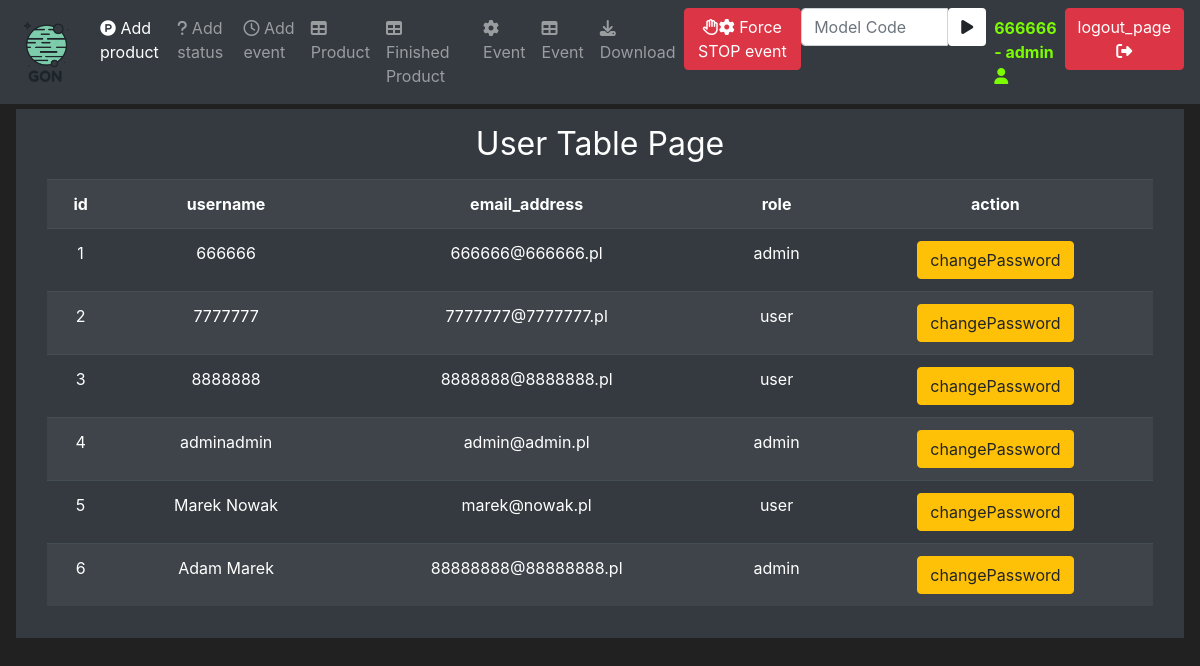
Screenshot of /userTable (signed in) with the database file from the repository.
### mainApp/models/user.py (models this page shows, shortened)
class User(UserMixin, db.Model):
    id = db.Column(db.Integer, primary_key=True, unique=True)
    username = db.Column(db.String(100), unique=True)
    password_hash = db.Column(db.String())
    email_address = db.Column(db.String())
    role = db.Column(db.Integer)

### mainApp/auth/auth.py (the view, shortened to what this page needs)
@app.route('/userTable', methods=['GET', 'POST'])
@login_required
@admin_check
def user_table_page():
    form = ChangePassword()
    if form.errors != {}:  # validation errors
        for err_msg in form.errors.values():
            flash(
                f'There was an error with creating a user: {err_msg}', category='danger')
    users = User.query.all()
    return render_template('userTable.html', users=users, form=form)

### mainApp/auth/forms.py
class ChangePassword(FlaskForm):
    userID = HiddenField(label='userID:')
    password1 = PasswordField(label='Password:', validators=[
                              Length(min=6), DataRequired()])
    password2 = PasswordField(label='Confirm Password:', validators=[
                              EqualTo('password1'), DataRequired()])
    submit = SubmitField(label=gettext('Submit'))

### mainApp/auth/auth.py (called while the page is built)
def admin_check(func):
    @wraps(func)
    def wrapper(*args, **kwargs):
        if current_user.is_anonymous:
            return redirect(url_for('login_page'))
        elif current_user.role == "admin":
            print("you are admin")
        else:
            flash(f'You are not admin!', category='danger')
            return render_template('404.html')
        return func(*args, **kwargs)
    return wrapper

### mainApp/models/user.py (called while the page is built)
@login_manager.user_loader
def load_user(user_id):
    return User.query.get(int(user_id))

### mainApp/templates/userTable.html (shortened to what this page needs)
{% extends 'base.html' %}
{% block content %}
<div class="text-center">
    <h1 class="h2 mb-3 font-weight-normal">{{ _('User Table Page')}}</h1>
    <div class="container">
        <div class="table-responsive">
            <table class="table table-striped table-dark" style="width: 100%">
                <tr>
                    <th>id</th>
                    <th>username</th>
                    <th>email_address</th>
                    <th>role</th>
                    <th>action</th>
                </tr>
                {% for user in users %}
                <tr>
                    <td>{{user.id}}</td>
                    <td>{{user.username}}</td>
                    <td>{{user.email_address}}</td>
                    <td>{{user.role}}</td>
                    <td>
                        <div class="btn-group">
                        <button class="btn btn-outline btn-warning" data-toggle="modal"
                            data-target="#Modal-changePassword-{{user.id}}">changePassword </button>
                        </div>
                    </td>
                </tr>
                {% endfor %}
            </table>
        </div>
    </div>
</div>
{% endblock %}

### mainApp/templates/base.html (shortened to what this page needs)
<!doctype html>
<html lang="en">
<head>
   <link rel="stylesheet" href="https://cdn.jsdelivr.net/npm/bootstrap@4.5.3/dist/css/bootstrap.min.css"
>
   <link rel="stylesheet" href="https://cdnjs.cloudflare.com/ajax/libs/font-awesome/4.7.0/css/font-awesome.min.css">
</head>
<body>
   <nav class="navbar navbar-expand-md navbar-dark bg-dark fixed-top">
      <a class="navbar-brand" href="{{url_for('home_page')}}"><img src="/static/LogoBIG.png" alt="..." height="60"
            class="d-inline-block"></a>
      <div class="collapse navbar-collapse" id="navbarNav">
         <ul class="navbar-nav mr-auto">
            {% if current_user.role == "admin"%}
            <li class="nav-item active">
               <a class="nav-link" href="{{url_for('product_page')}}"><i class='fa fa-product-hunt'></i> {{ _('Add product')}}</a>
            </li>
            <li class="nav-item">
               <a class="nav-link" href="{{url_for('status_page')}}"><i class='fa fa-question'></i> {{ _('Add status')}}</a>
            </li>
            <li class="nav-item">
               <a class="nav-link" href="{{url_for('event_page')}}"><i class='fa fa-clock-o'></i> {{ _('Add event')}}</a>
            </li>
            <li class="nav-item">
               <a class="nav-link" href="{{url_for('product_table_page')}}"><i class='fa fa-table'></i> {{ _('Product')}}</a>
            </li>
            {% endif %}
            <li class="nav-item">
               <a class="nav-link" href="{{url_for('product_finished_table_page')}}"><i class='fa fa-table'></i> {{ _('Finished Product')}}</a>
            </li>
            <li class="nav-item">
               <a class="nav-link" href="{{url_for('event_start_stop_page')}}"><i class='fa fa-cog'></i>
                  {{ _('Event')}}</a>
            </li>
            {% if current_user.role == "admin"%}
            <li class="nav-item">
               <a class="nav-link" href="{{url_for('event_table_page')}}"><i class='fa fa-table'></i> {{ _('Event')}}</a>
            </li>
            <li class="nav-item">
               <a class="nav-link" href="{{url_for('download_report_page')}}"><i class="fa fa-download"></i>
                  {{ _('Download')}}</a>
            </li>
            {% endif %}
            {% if openEvents == 0%}
            <li class="nav-item">
               <a class="btn btn-secondary navbar-btn" href="#"><i class='fa fa-cog'></i>
                  No open event</a>
            </li>
            {% else %}
            <li class="nav-item">
               <a class="btn btn-danger navbar-btn" href="{{url_for('event_all_stop_page')}}"><i class='fa fa-hand-paper-o'></i><i class='fa fa-cog fa-spin'></i>
                  {{ _('Force STOP')}} {{openEvents}} {{ _('event')}}</a>
            </li>
            {% endif %}
            {% if current_user.is_authenticated %}
            <form method="POST" class="navbar-form navbar-left" action="{{url_for('active_product_page')}}">
               <div class="input-group">
                  <input type="text" class="form-control" placeholder="Model Code" name="modelCode" autofocus="autofocus">
                  <div class="input-group-btn">
                     <button class="btn btn-default bg-white" type="submit">
                        <i class="fa fa-play"></i>
                     </button>
                  </div>
               </div>
            </form>
            {% endif %}
         </ul>
         {% if current_user.is_authenticated %}
         <ul class="navbar-nav">
            <li class="nav-item">
               <a class="nav-link" style="color: lawngreen; font-weight: bold" href="#">{{current_user.username}}
                   - {{ current_user.role }} <i class='fa fa-user'></i></a>
            </li>
            <li class="nav-item">
               <a class="btn btn-danger navbar-btn" href="{{url_for('logout_page')}}">{{ _('logout_page')}} <i
                     class='fa fa-sign-out'></i></a>
            </li>
         </ul>
         {% endif %}
      </div>
   </nav>
   <br>
   <div class="position-relative overflow-hidden p-3 p-md-3 m-md-3 text-center bg-dark" style="color:white">
      {% block content %}
      {% endblock %}
   </div>
</body>
</html>

### mainApp/templates/base.html (style rules this page uses)
body { background-color: #212121; color: white }

### rows the page displays
User: username "666666", role "admin", id "1", email_address "666666@666666.pl"
User: id "2", username "7777777", email_address "7777777@7777777.pl", role "user"
User: id "3", username "8888888", email_address "8888888@8888888.pl", role "user"
User: id "4", username "adminadmin", email_address "admin@admin.pl", role "admin"
User: id "5", username "Marek Nowak", email_address "marek@nowak.pl", role "user"
User: id "6", username "Adam Marek", email_address "88888888@88888888.pl", role "admin"
